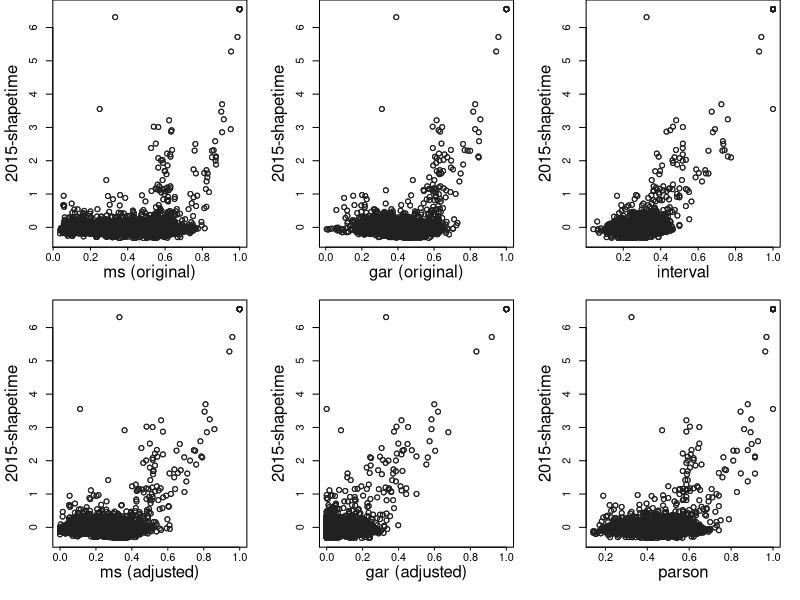

R code for this plot:
data <- read.csv("original/data.csv", header=TRUE, sep=";", dec=",")
shapetime <- data$shapetime
ms <- data$ms
gar <- data$gar
interval <- data$interval
parson <- data$parson

data <- read.csv("adjusted/data.csv", header=TRUE, sep=";", dec=",")
ms_a <- data$ms
gar_a <- data$gar

pdf("scatterplots.pdf", width = 8, height = 5)
par(mfcol=c(2,3), mar=c(4,4,0,1.5))  # 2-column Layout
COLOR <- "#212121"
y <- shapetime
y_txt <- "2015-shapetime"


# Col 1 (ms)
x <- ms
x_txt <- "ms (original)"
plot(x, y, xlab="", ylab="", xaxt="n", yaxt="n", col=COLOR)
axis(side=1, at=c(0, 0.2, 0.4, 0.6, 0.8, 1.0), tck=-.015, padj=-1.25)
mtext(x_txt, side=1, line=1.5, cex.lab=1, las=1)
axis(side=2, at=c(0, 1, 2, 3, 4, 5, 6))
mtext(y_txt, side=2, line=2.5, cex.lab=1, las=0)
x <- ms_a
x_txt <- "ms (adjusted)"
plot(x, y, xlab="", ylab="", xaxt="n", yaxt="n", col=COLOR)
axis(side=1, at=c(0, 0.2, 0.4, 0.6, 0.8, 1.0), tck=-.015, padj=-1.25)
mtext(x_txt, side=1, line=1.5, cex.lab=1, las=1)
axis(side=2, at=c(0, 1, 2, 3, 4, 5, 6))
mtext(y_txt, side=2, line=2.5, cex.lab=1, las=0)

# Col 2 (gar)
x <- gar
x_txt <- "gar (original)"
plot(x, y, xlab="", ylab="", xaxt="n", yaxt="n", col=COLOR)
axis(side=1, at=c(0, 0.2, 0.4, 0.6, 0.8, 1.0), tck=-.015, padj=-1.25)
mtext(x_txt, side=1, line=1.5, cex.lab=1, las=1)
axis(side=2, at=c(0, 1, 2, 3, 4, 5, 6))
mtext(y_txt, side=2, line=2.5, cex.lab=1, las=0)
x <- gar_a
x_txt <- "gar (adjusted)"
plot(x, y, xlab="", ylab="", xaxt="n", yaxt="n", col=COLOR)
axis(side=1, at=c(0, 0.2, 0.4, 0.6, 0.8, 1.0), tck=-.015, padj=-1.25)
mtext(x_txt, side=1, line=1.5, cex.lab=1, las=1)
axis(side=2, at=c(0, 1, 2, 3, 4, 5, 6))
mtext(y_txt, side=2, line=2.5, cex.lab=1, las=0)

# Col 3 (interval, parson)
x <- interval
x_txt <- "interval"
plot(x, y, xlab="", ylab="", xaxt="n", yaxt="n", col=COLOR)
axis(side=1, at=c(0, 0.2, 0.4, 0.6, 0.8, 1.0), tck=-.015, padj=-1.25)
mtext(x_txt, side=1, line=1.5, cex.lab=1, las=1)
axis(side=2, at=c(0, 1, 2, 3, 4, 5, 6))
mtext(y_txt, side=2, line=2.5, cex.lab=1, las=0)
x <- parson
x_txt <- "parson"
plot(x, y, xlab="", ylab="", xaxt="n", yaxt="n", col=COLOR)
axis(side=1, at=c(0, 0.2, 0.4, 0.6, 0.8, 1.0), tck=-.015, padj=-1.25)
mtext(x_txt, side=1, line=1.5, cex.lab=1, las=1)
axis(side=2, at=c(0, 1, 2, 3, 4, 5, 6))
mtext(y_txt, side=2, line=2.5, cex.lab=1, las=0)

dev.off()